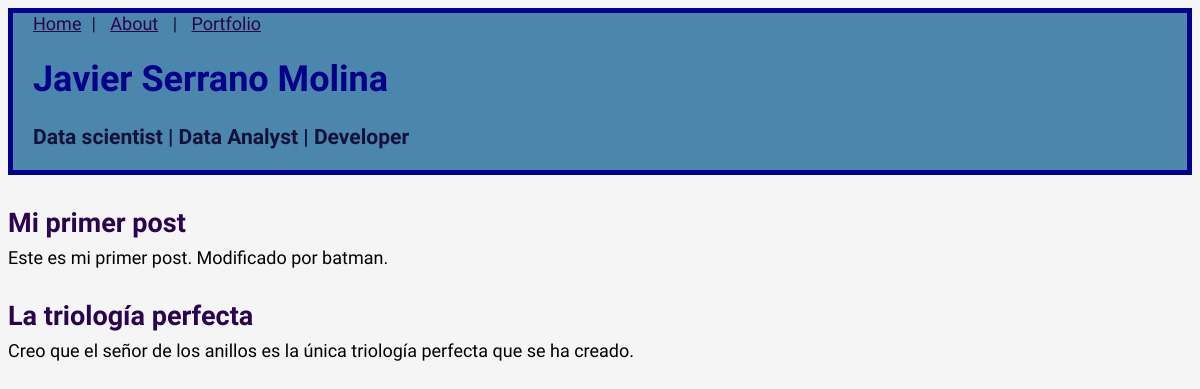
/blog/, run on an earlier commit of the app's database.
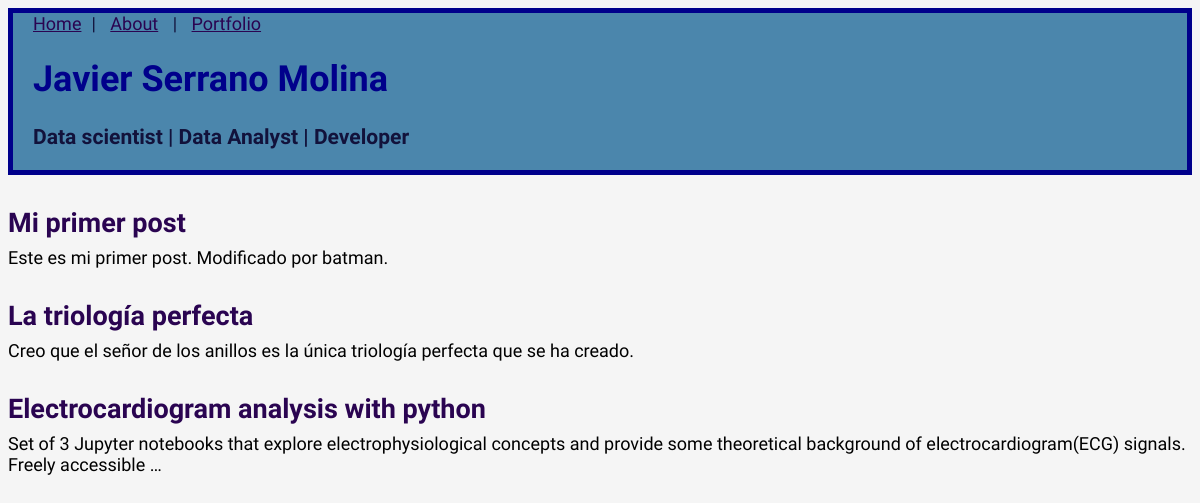
And on a later commit of the database.
### blog/models.py (models this page shows, shortened)
class Post(models.Model):
    title = models.CharField(max_length=200)
    author = models.ForeignKey(
        "auth.User",
        on_delete=models.CASCADE,
    )
    body = models.TextField()

### blog/views.py (the view)
# urls.py: path("", BlogListView.as_view(), name="portfolio"),
class BlogListView(ListView):
    model = Post
    template_name = "blog.html"

### templates/blog.html
{% extends "base.html" %}
{% block content %}
{% for post in post_list %}
<div class="post-entry">
    <h2><a href="{% url 'post_detail' post.pk %}">{{ post.title }}</a></h2>
    {% autoescape off %}
    {{ post.body|truncatewords:20|safe }}
    {% endautoescape %}
</div>
{% endfor %}
{% endblock content %}

### templates/base.html (shortened to what this page needs)
{% load static %}
<html>
<head>
    <link rel="stylesheet" href="{% static 'css/base.css' %}">
</head>
<body>
    <div>
        <header>
            <div style="display: block; margin-right: auto;">
                <div class="top-menu">
                    <a href="{% url 'home' %}">Home</a>|
                    <a href="{% url 'about' %}">About</a> |
                    <a href="{% url 'portfolio' %}">Portfolio</a>
                </div>
                <div class="nav-left">
                    <h1><a href="{% url 'home' %}">Javier Serrano Molina</a></h1>
                    <h3> Data scientist | Data Analyst | Developer </h3>
                </div>
            </div>
        </header>
        {% block content %}
        {% endblock content %}
    </div>
</body>
</html>

### static/css/base.css (style rules this page uses)
body { font-family: 'Source Sans Pro', sans-serif; font-size: 18px; background-color: whitesmoke; }
header { border: 5px solid darkblue; margin-bottom: 2rem; display: flex; background-color: rgb(75, 134, 172); }
header h1 a { color: darkblue; text-decoration: none; }
.nav-left { margin-right: auto; margin-left: 20px; }
.nav-left { color: rgb(18, 18, 59); }
header div.top-menu, header div.top-menu { color: rgb(18, 18, 59); text-decoration: none; }
.top-menu { margin-left: 10px; }
.top-menu a, .top-menu a:visited { color: rgb(42, 4, 81); margin: 0px 10px; }
.post-entry { margin-bottom: 2rem; }
.post-entry h2 { margin: 0.5rem 0; }
.post-entry h2 a, .post-entry h2 a:visited { color: rgb(42, 4, 81); text-decoration: none; }
.post-entry p { margin: 0; font-weight: 400; }

What changed in the data, as far as the page shows it:
added Post: title "Electrocardiogram analysis with python", body "Set of 3 Jupyter notebooks that explore electrophysiological concepts and provide some theoretical background of electrocardiogram(ECG) signals. Freely accessible …"
